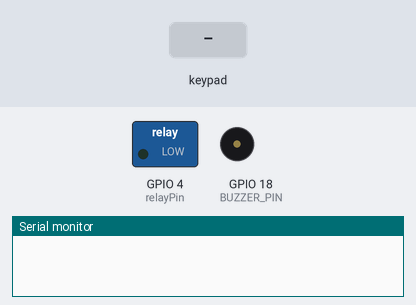
Recording of a sketch running on a simulated ESP32. Shown: switched loads named in the sketch (green lamp = pin HIGH), buzzer (waves = sounding), the last lines printed to the serial monitor. The inputs (shaded band) are chosen by the test bench.

Above: at 1.2 s.
1.3 s: key '#' pressed
At 2.2 s:
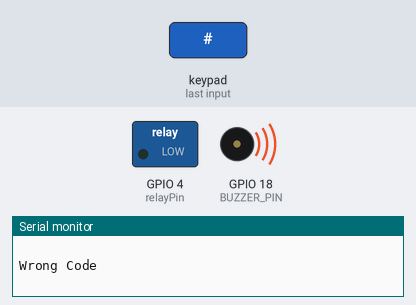
10.2 s: keypad keys 1 3 1 2 1 4 2 7 * pressed 0.4 s apart
Timing chart, 0 to 13.2 s (numbered marks = the images above; inputs shaded):
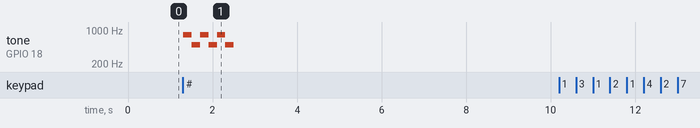

Measured:
- after the input at 1.3 s, tone on GPIO 18 (BUZZER_PIN): silent → 800 Hz at once, then repeats every 0.40 s: 500 Hz 0.20 s, 800 Hz 0.20 s, until it stays silent from 2.5 s

The sketch:

big-password.ino
```cpp
//big password builder, going to add more sensors to it
#include <Keypad.h>

#define ROW_NUM 4
#define COLUMN_NUM 4
#define NOTE_C4  262
#define NOTE_G4  392
#define NOTE_E4  330
#define NOTE_C5  523
#define BUZZER_PIN 18

const int relayPin = 4;

String secretCode = "123ABC676921";
String userCodeGuess = "";

char keys[ROW_NUM][COLUMN_NUM] = {
 {'1', '2', '3', 'A'},
 {'4', '5', '6', 'B'},
 {'7', '8', '9', 'C'},
 {'*', '0', '#', 'D'}
};

byte pin_rows[ROW_NUM]   = {13, 12, 14, 27};
byte pin_column[COLUMN_NUM] = {26, 25, 33, 32};

Keypad keypad = Keypad( makeKeymap(keys), pin_rows, pin_column, ROW_NUM, COLUMN_NUM );

void setup() {
  // put your setup code here, to run once:
  pinMode(relayPin, OUTPUT);
  Serial.begin(115200);
}

void loop() {
  // put your main code here, to run repeatedly:
  char key = keypad.getKey();

  if (key){
    if ((key) != '#' && (key) != '*'){
      userCodeGuess += key;
      Serial.print(key);
    } else if ((key) == '#'){
        if ((userCodeGuess) == (secretCode)){

          Serial.println(" ");
          Serial.println("Correct Code");

          //playing the buzzer to turn on relay
          tone(BUZZER_PIN, NOTE_C4, 150); delay(150);
          tone(BUZZER_PIN, NOTE_E4, 150); delay(150);
          tone(BUZZER_PIN, NOTE_G4, 150); delay(150);
          tone(BUZZER_PIN, NOTE_C5, 400); delay(400);
          noTone(BUZZER_PIN);

          //turning on the relay
          digitalWrite(relayPin, HIGH);
          delay(6000);
          digitalWrite(relayPin, LOW);
          userCodeGuess.remove(0);


        } else {
            Serial.println(" ");
            Serial.println("Wrong Code");

            for(int i = 0; i < 3; i++) {
              tone(BUZZER_PIN, 800, 200);  delay(200);
              tone(BUZZER_PIN, 500, 200);  delay(200);
            }
            noTone(BUZZER_PIN);

            userCodeGuess.remove(0);
        }
      } else if (key == '*'){
          userCodeGuess.remove(0);
          Serial.println(" ");
          Serial.println("Code Reset");

          tone(BUZZER_PIN, 1500, 50);
          tone(BUZZER_PIN, 1500, 50);
          noTone(BUZZER_PIN);
      }
  }

}
```
